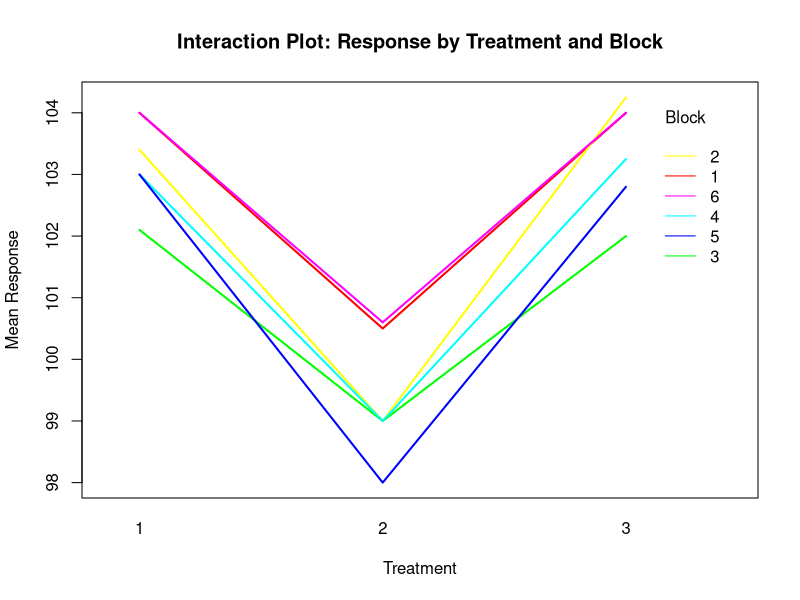

The R source for this figure: (Note: this script raises an error after producing the figure.)
# Load necessary library
library(dplyr)

# Set parameters
set.seed(123)
pop.mean <- 95
treatment.effects <- c(6, 2, 6)  # Effects for 3 treatments
block.effects <- c(3, 2, 1, 2,1,3)  # Effects for 3 blocks

# Generate full factorial design
treatments <- rep(1:3, each = 6)  # 3 treatments
blocks <- rep(1:6, times = 3)  # 3 blocks

# ---- Additive Model ----
interaction.effects_additive <- matrix(c(
  0, 0.5, 0,  
  0.4, 0, 1.25,  
  0.1, 1, 0,  
  0, 0, 0.25,
  1, 0, 0.8,
  0, 0.6, 0
), nrow = 6, byrow = TRUE)

# Generate observed scores (Additive)
score_additive <- pop.mean + 
  treatment.effects[treatments] + 
  block.effects[blocks] + 
  interaction.effects_additive[cbind(blocks, treatments)]

add_data <- data.frame(Treat = treatments, Blocks = blocks, Response = score_additive)
interaction.plot(add_data$Treat, add_data$Blocks, add_data$Response, lty = 1,  # Use solid lines for better visibility
                 col = rainbow(length(unique(add_data$Blocks))),  # Use colours 
                 lwd = 2,  # Increase line width
                 pch = 19, # Use filled circle points
                 cex = 1.2,  # Increase point size
                 xlab = "Treatment", 
                 ylab = "Mean Response", 
                 main = "Interaction Plot: Response by Treatment and Block",
                 legend = TRUE,  # Ensure the legend is displayed
                 trace.label = "Block")

color_data <- add_data %>% rename(Color = Treat, Area = Blocks, Texture = Response)
color_data$Color <- factor(color_data$Color, labels = c("Red", "Black", "Blue"))
color_data$Area <- factor(color_data$Area, labels = c("A", "B", "C", "D", "E", "F"))
write.csv(color_data, "color_data.csv", row.names = F)

# ---- Non-Additive Model ----
interaction.effects_nonadditive <- matrix(c(
  0, 0, 0,  
  -3, 0, -3,  
  0, 0, 0   
), nrow = 3, byrow = TRUE)

# Generate observed scores (Non-Additive)
score_nonadditive <- pop.mean + 
  treatment.effects[treatments] + 
  block.effects[blocks] + 
  interaction.effects_nonadditive[cbind(blocks, treatments)]

# Combine both datasets into a single data frame
rcbd_data <- data.frame(
  Treatment = factor(rep(treatments, 2)), 
  Block = factor(rep(blocks, 2)), 
  Score = c(score_additive, score_nonadditive),
  Model = rep(c("Additive Model", "Non-Additive Model"), each = length(score_additive))
)

ggplot(rcbd_data, aes(x = Treatment, y = Score, color = Block, group = Block)) +
  geom_point(size = 3) +
  geom_line(size = 1) +
  facet_wrap(~Model) +  # Facet the two models
  labs(title = "",
       x = "Treatment", y = "Response") +
  theme_bw()
